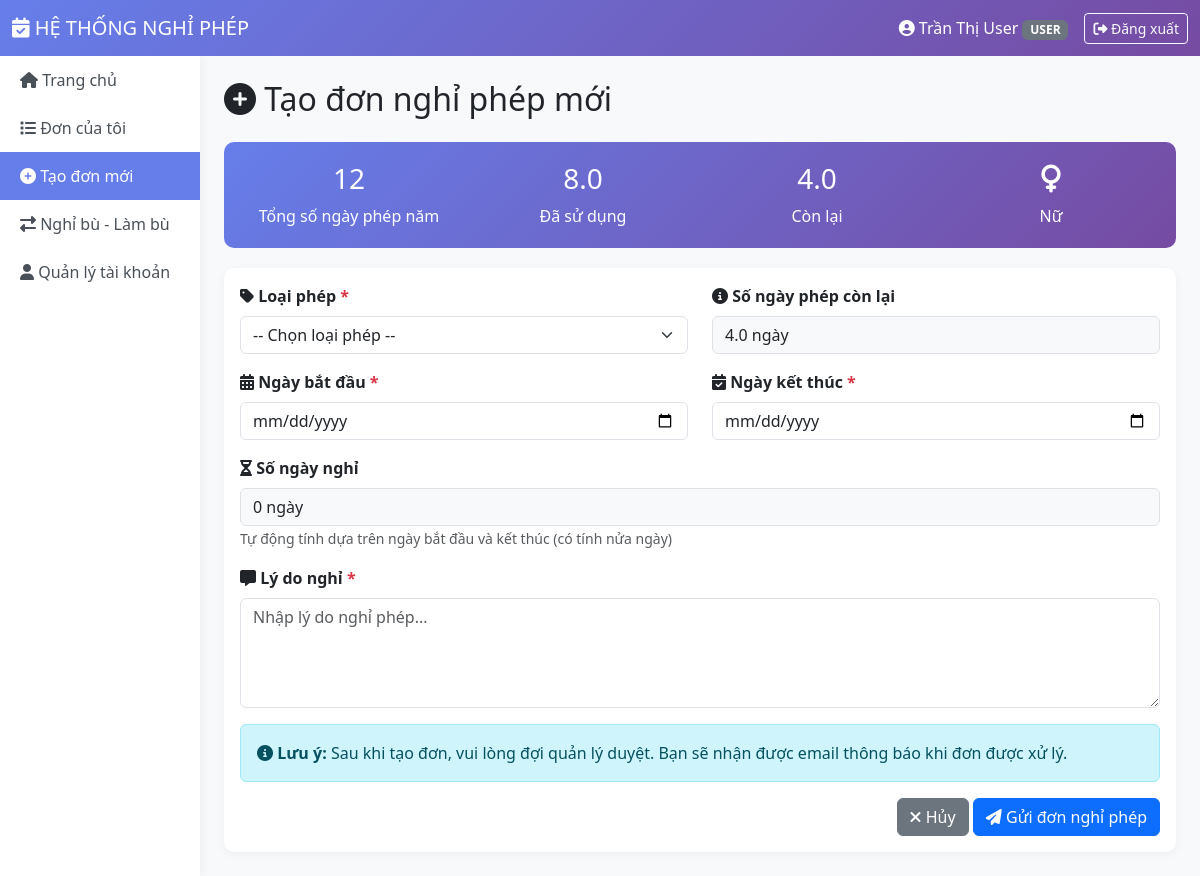
Screenshot of /views/user/create_leave.php (signed in) with the database file from the repository.
### tables this page shows
CREATE TABLE `nguoidung` (
  `MaNguoiDung` varchar(50) NOT NULL,
  `TenDangNhap` varchar(50) NOT NULL,
  `MatKhau` varchar(255) NOT NULL,
  `HoTen` varchar(100) NOT NULL,
  `Email` varchar(100) NOT NULL,
  `GioiTinh` enum('Nam','Nu') DEFAULT 'Nam',
  `ViTri` varchar(100) NOT NULL,
  `KhoaPhong` varchar(100) DEFAULT NULL,
  `MaVaiTro` int(11) NOT NULL DEFAULT 2,
  `NamBatDauLamViec` datetime DEFAULT NULL,
  `SoNgayPhepNam` int(11) DEFAULT 12,
  `SoNgayPhepDaDung` decimal(5,1) DEFAULT 0.0,
  `SoNgayPhepTonNamTruoc` decimal(5,1) DEFAULT 0.0 COMMENT 'Số ngày phép tồn từ năm trước (chỉ dùng được trong Q1)',
  `NamPhepTon` int(11) DEFAULT NULL,
  `NgayTao` timestamp NOT NULL DEFAULT current_timestamp()
);

CREATE TABLE `vaitro` (
  `MaVaiTro` int(11) NOT NULL,
  `TenVaiTro` varchar(50) NOT NULL,
  `MoTa` varchar(255) DEFAULT NULL,
  `NgayTao` timestamp NOT NULL DEFAULT current_timestamp()
);

### includes/session.php (called while the page is built, shortened)
<?php
function isLoggedIn() {
    return isset($_SESSION['user_id']) && !empty($_SESSION['user_id']);
}
function hasRole($role) {
    return $_SESSION['role'] === $role;
}
function getCurrentUser() {
    return [
        'id' => $_SESSION['user_id'],
        'username' => $_SESSION['username'],
        'fullname' => $_SESSION['fullname'],
        'email' => $_SESSION['email'],
        'role' => $_SESSION['role'],
        'department' => $_SESSION['department'] ?? ''
    ];
}
?>

### views/user/create_leave.php (the view, shortened to what this page needs)
<?php
require_once __DIR__ . '/../../includes/session.php';
require_once __DIR__ . '/../../includes/functions.php';
$pdo = getDBConnection();
$currentUser = getCurrentUser();
$isAdminCreateForOther = false;
$targetUserId = $currentUser['id'];
$stmt = $pdo->prepare("
    SELECT n.*, v.TenVaiTro,
           (n.SoNgayPhepNam - n.SoNgayPhepDaDung) as SoNgayPhepConLai
    FROM NguoiDung n
    JOIN VaiTro v ON n.MaVaiTro = v.MaVaiTro
    WHERE n.MaNguoiDung = ?
");
$stmt->execute([$targetUserId]);
$userInfo = $stmt->fetch();
?>
<!DOCTYPE html>
<html lang="vi">
<head>
    <link href="https://cdn.jsdelivr.net/npm/bootstrap@5.3.0/dist/css/bootstrap.min.css" rel="stylesheet">
    <link rel="stylesheet" href="https://cdnjs.cloudflare.com/ajax/libs/font-awesome/6.4.0/css/all.min.css">
</head>
<body>
    <nav class="navbar navbar-expand-lg navbar-dark">
        <div class="container-fluid">
            <a class="navbar-brand" href="dashboard.php">
                <i class="fas fa-calendar-check"></i> HỆ THỐNG NGHỈ PHÉP
            </a>
            <div class="ms-auto d-flex align-items-center">
                <span class="text-white me-3">
                    <i class="fas fa-user-circle"></i> <?= htmlspecialchars($currentUser['fullname']) ?>
                    <?= getRoleBadge($currentUser['role']) ?>
                </span>
                <a href="../../controllers/AuthController.php?action=logout" class="btn btn-outline-light btn-sm">
                    <i class="fas fa-sign-out-alt"></i> Đăng xuất
                </a>
            </div>
        </div>
    </nav>
    <div class="container-fluid">
        <div class="row">
            <div class="col-md-2 sidebar p-0">
                <ul class="nav flex-column">
                    <li class="nav-item">
                        <a class="nav-link" href="<?= hasRole('ADMIN') ? '../admin/dashboard.php' : 'dashboard.php' ?>">
                            <i class="fas fa-home"></i> Trang chủ
                        </a>
                    </li>
                    <?php if (!hasRole('ADMIN')): ?>
                    <li class="nav-item">
                        <a class="nav-link" href="my_leaves.php">
                            <i class="fas fa-list"></i> Đơn của tôi
                        </a>
                    </li>
                    <?php endif; ?>
                    <li class="nav-item">
                        <a class="nav-link active" href="create_leave.php">
                            <i class="fas fa-plus-circle"></i> Tạo đơn mới
                        </a>
                    </li>
                    <li class="nav-item">
                        <a class="nav-link" href="nghi_bu.php">
                            <i class="fas fa-exchange-alt"></i> Nghỉ bù - Làm bù
                        </a>
                    </li>
                    <li class="nav-item">
                        <a class="nav-link" href="profile.php">
                            <i class="fas fa-user"></i> Quản lý tài khoản
                        </a>
                    </li>
                </ul>
            </div>
            <div class="col-md-10 p-4">
                <h2 class="mb-4">
                    <i class="fas fa-plus-circle"></i> Tạo đơn nghỉ phép mới
                </h2>
                <div class="info-box">
                    <div class="row text-center">
                        <div class="col-md-3">
                            <h3><?= $userInfo['SoNgayPhepNam'] ?></h3>
                            <p class="mb-0">Tổng số ngày phép năm</p>
                        </div>
                        <div class="col-md-3">
                            <h3><?= $userInfo['SoNgayPhepDaDung'] ?></h3>
                            <p class="mb-0">Đã sử dụng</p>
                        </div>
                        <div class="col-md-3">
                            <h3><?= $userInfo['SoNgayPhepConLai'] ?></h3>
                            <p class="mb-0">Còn lại</p>
                        </div>
                        <div class="col-md-3">
                            <h3><i class="fas fa-<?= $userInfo['GioiTinh'] == 'Nu' ? 'venus' : 'mars' ?>"></i></h3>
                            <p class="mb-0"><?= $userInfo['GioiTinh'] == 'Nu' ? 'Nữ' : 'Nam' ?></p>
                        </div>
                    </div>
                </div>
                <div class="card">
                    <div class="card-body">
                        <form method="POST" action="" id="leaveForm">
                            <div class="row">
                                <div class="col-md-6 mb-3">
                                    <label class="form-label fw-bold">
                                        <i class="fas fa-tag"></i> Loại phép <span class="text-danger">*</span>
                                    </label>
                                    <select class="form-select" name="loai_phep" id="loaiPhep" required>
                                        <option value="">-- Chọn loại phép --</option>
                                    </select>
                                </div>
                                <div class="col-md-6 mb-3">
                                    <label class="form-label fw-bold">
                                        <i class="fas fa-info-circle"></i> Số ngày phép còn lại
                                    </label>
                                    <input type="text" class="form-control bg-light"
                                           value="<?= $userInfo['SoNgayPhepConLai'] ?> ngày" readonly>
                                </div>
                            </div>
                            <div class="row">
                                <div class="col-md-6 mb-3">
                                    <label class="form-label fw-bold">
                                        <i class="fas fa-calendar-alt"></i> Ngày bắt đầu <span class="text-danger">*</span>
                                    </label>
                                    <input type="date" class="form-control" name="ngay_bat_dau"
                                           id="ngayBatDau" required min="<?= date('Y-m-d') ?>">
                                </div>
                                <div class="col-md-6 mb-3">
                                    <label class="form-label fw-bold">
                                        <i class="fas fa-calendar-check"></i> Ngày kết thúc <span class="text-danger">*</span>
                                    </label>
                                    <input type="date" class="form-control" name="ngay_ket_thuc"
                                           id="ngayKetThuc" required min="<?= date('Y-m-d') ?>">
                                </div>
                            </div>
                            <div class="mb-3">
                                <label class="form-label fw-bold">
                                    <i class="fas fa-hourglass-half"></i> Số ngày nghỉ
                                </label>
                                <input type="text" class="form-control bg-light" id="soNgayNghi"
                                       value="0 ngày" readonly>
                                <small class="text-muted">Tự động tính dựa trên ngày bắt đầu và kết thúc (có tính nửa ngày)</small>
                            </div>
                            <div class="mb-3">
                                <label class="form-label fw-bold">
                                    <i class="fas fa-comment-alt"></i> Lý do nghỉ <span class="text-danger">*</span>
                                </label>
                                <textarea class="form-control" name="ly_do" rows="4"
                                          placeholder="Nhập lý do nghỉ phép..." required></textarea>
                            </div>
                            <div class="alert alert-info">
                                <i class="fas fa-info-circle"></i>
                                <strong>Lưu ý:</strong>
                                Sau khi tạo đơn, vui lòng đợi quản lý duyệt.
                                Bạn sẽ nhận được email thông báo khi đơn được xử lý.
                            </div>
                            <div class="text-end">
                                <a href="<?= $isAdminCreateForOther ? '../admin/dashboard.php' : 'my_leaves.php' ?>"
                                   class="btn btn-secondary">
                                    <i class="fas fa-times"></i> Hủy
                                </a>
                                <button type="submit" class="btn btn-primary">
                                    <i class="fas fa-paper-plane"></i> Gửi đơn nghỉ phép
                                </button>
                            </div>
                        </form>
                    </div>
                </div>
            </div>
        </div>
    </div>
</body>
</html>

### includes/functions.php (shortened to what this page needs)
<?php
function getRoleBadge($role) {
    $badges = [
        'ADMIN' => '<span class="badge bg-danger">Admin</span>',
        'MANAGER' => '<span class="badge bg-primary">Quản lý</span>',
        'USER' => '<span class="badge bg-info">Nhân viên</span>'
    ];
    return $badges[$role] ?? '<span class="badge bg-secondary">' . htmlspecialchars($role) . '</span>';
}
?>

### views/user/create_leave.php (style rules this page uses)
body { background-color: #f8f9fa; }
.navbar { background: linear-gradient(135deg, #667eea 0%, #764ba2 100%); }
.sidebar { min-height: calc(100vh - 56px); background-color: #fff; box-shadow: 2px 0 10px rgba(0, 0, 0, 0.05); }
.sidebar .nav-link { color: #495057; padding: 12px 20px; transition: all 0.3s; }
.sidebar .nav-link:hover, .sidebar .nav-link.active { background-color: #667eea; color: white; }
.card { border: none; border-radius: 10px; box-shadow: 0 2px 10px rgba(0, 0, 0, 0.05); }
.info-box { background: linear-gradient(135deg, #667eea 0%, #764ba2 100%); color: white; padding: 20px; border-radius: 10px; margin-bottom: 20px; }

### rows the page displays
nguoidung: HoTen "Trần Thị User", MaVaiTro.TenVaiTro "USER", SoNgayPhepNam "12", SoNgayPhepDaDung "8.0"

### other values shown
$userInfo['SoNgayPhepConLai'] "4.0"
